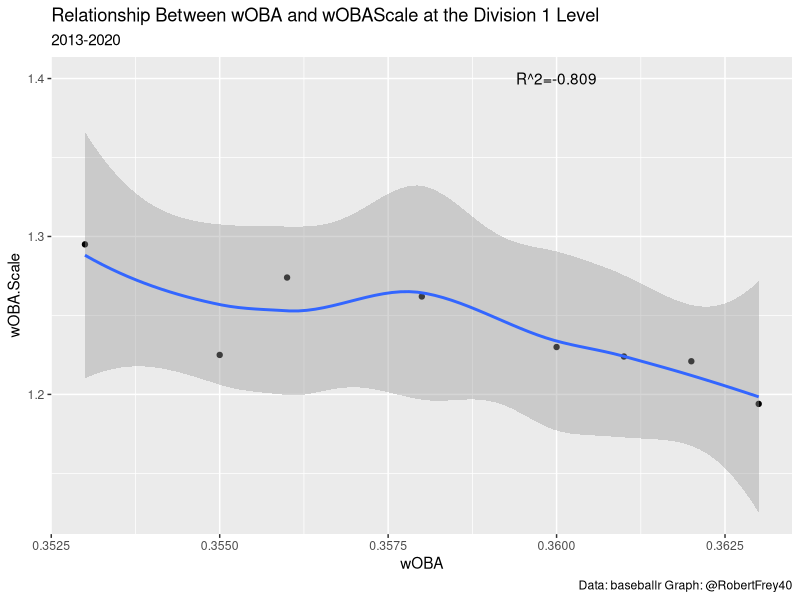
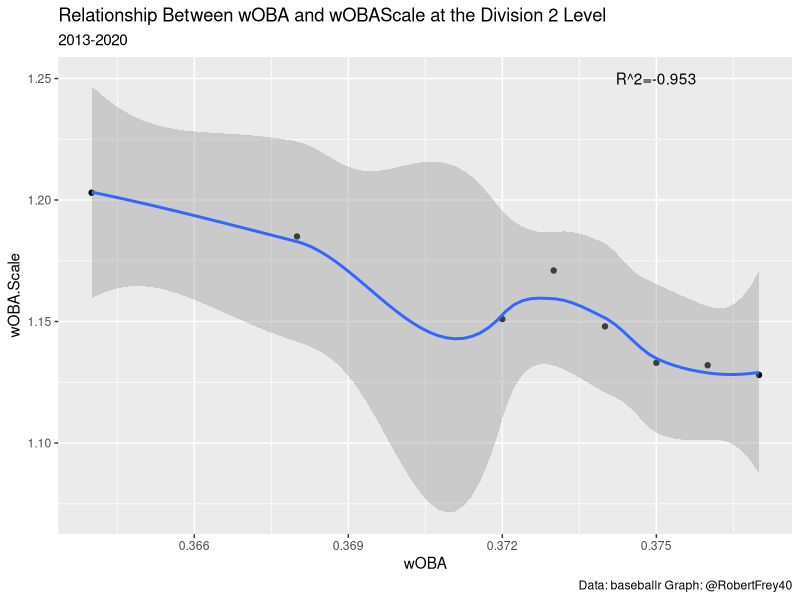
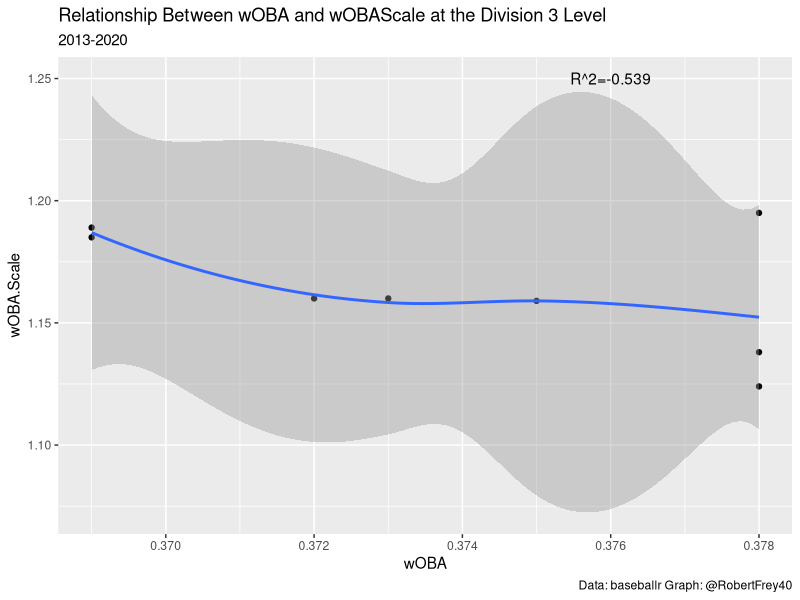
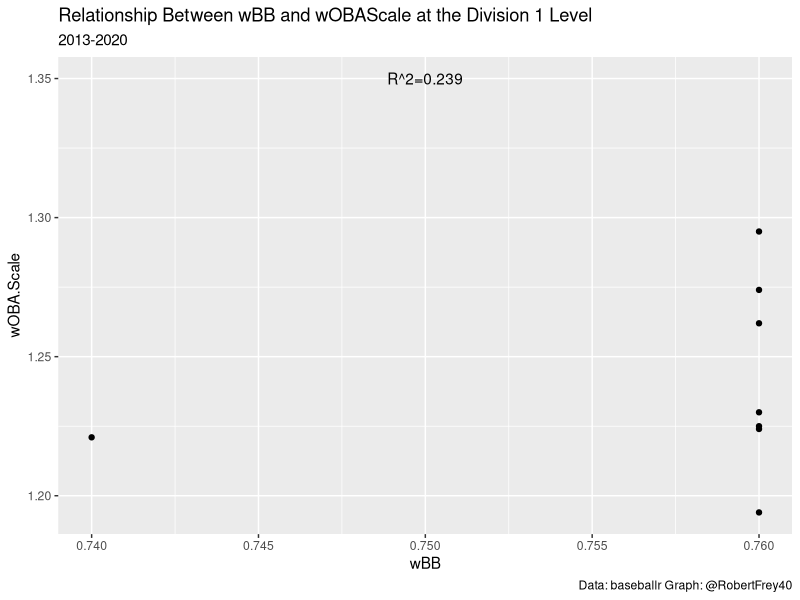
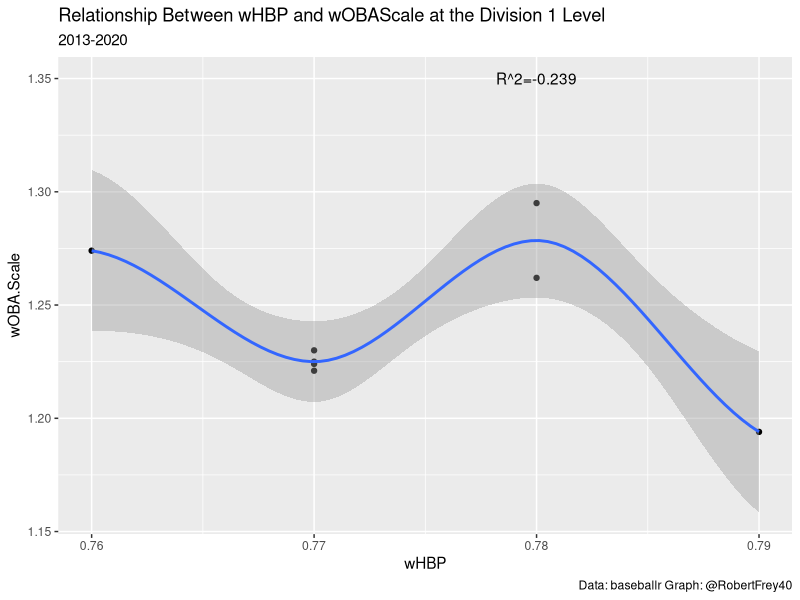
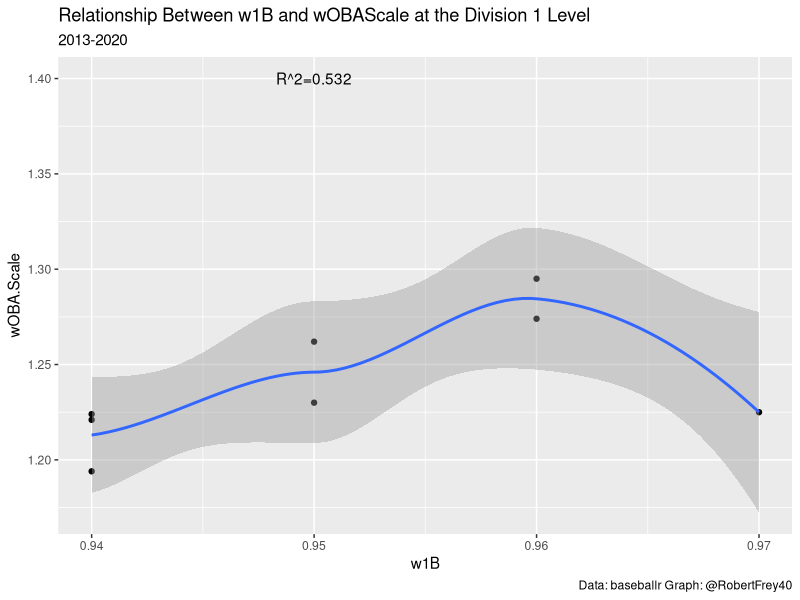
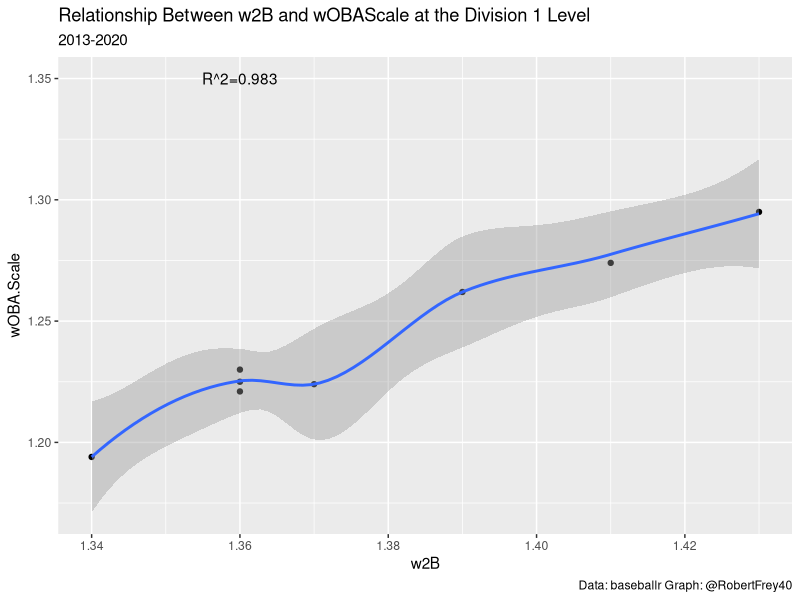
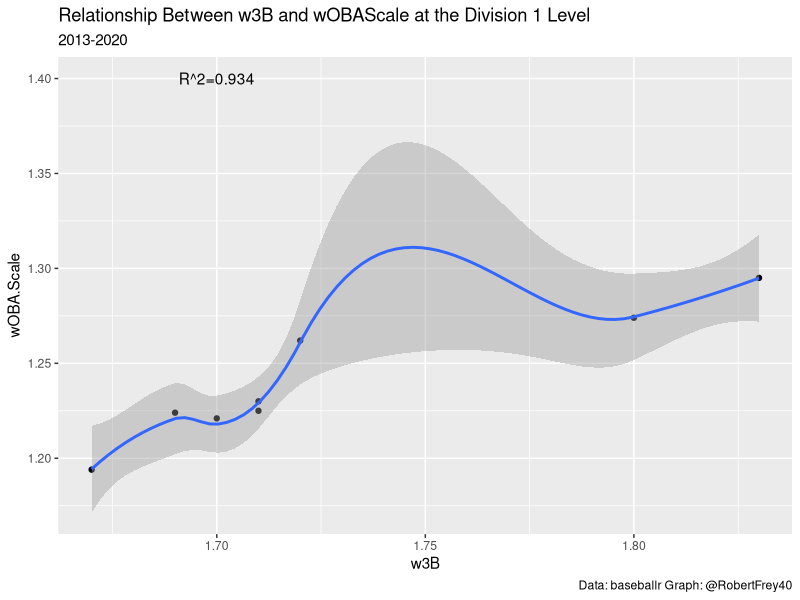

The R script that drew these images, in order:

library(tidyverse)
ncaa_guts = read.csv("ncaa_guts_csv.csv", stringsAsFactors = F)

D1 = ncaa_guts %>% filter(Division == 1)
  ggplot(D1,aes(x=wOBA,y=wOBA.Scale)) +
  geom_point() +
  stat_smooth() +
  ggtitle(paste0("Relationship Between wOBA and wOBAScale at the Division ",unique(D1$Division)," Level"),
          subtitle = "2013-2020") +
  labs(caption = "Data: baseballr Graph: @RobertFrey40") +
  annotate("text", x = .36, y = 1.4, 
           label = paste0("R^2=",round(cor(x=D1$wOBA,y=D1$wOBA.Scale),3)))
  
D2 = ncaa_guts %>% filter(Division == 2)
  ggplot(D2,aes(x=wOBA,y=wOBA.Scale)) +
    geom_point() +
    stat_smooth() +
    ggtitle(paste0("Relationship Between wOBA and wOBAScale at the Division ",unique(D2$Division)," Level"),
            subtitle = "2013-2020") +
    labs(caption = "Data: baseballr Graph: @RobertFrey40") +
    annotate("text", x = .375, y = 1.25, 
             label = paste0("R^2=",round(cor(x=D2$wOBA,y=D2$wOBA.Scale),3)))

D3 = ncaa_guts %>% filter(Division == 3)
  ggplot(D3,aes(x=wOBA,y=wOBA.Scale)) +
    geom_point() +
    stat_smooth() +
    ggtitle(paste0("Relationship Between wOBA and wOBAScale at the Division ",unique(D3$Division)," Level"),
            subtitle = "2013-2020") +
    labs(caption = "Data: baseballr Graph: @RobertFrey40") +
    annotate("text", x = .376, y = 1.25, 
             label = paste0("R^2=",round(cor(x=D3$wOBA,y=D3$wOBA.Scale),3)))
  
  
##### Division 1 Correlations ######
  ggplot(D1,aes(x=wBB,y=wOBA.Scale)) +
    geom_point() +
    stat_smooth() +
    ggtitle(paste0("Relationship Between wBB and wOBAScale at the Division ",unique(D1$Division)," Level"),
            subtitle = "2013-2020") +
    labs(caption = "Data: baseballr Graph: @RobertFrey40") +
    annotate("text", x = .75, y = 1.35, 
             label = paste0("R^2=",round(cor(x=D1$wBB,y=D1$wOBA.Scale),3)))
  
  ggplot(D1,aes(x=wHBP,y=wOBA.Scale)) +
    geom_point() +
    stat_smooth() +
    ggtitle(paste0("Relationship Between wHBP and wOBAScale at the Division ",unique(D1$Division)," Level"),
            subtitle = "2013-2020") +
    labs(caption = "Data: baseballr Graph: @RobertFrey40") +
    annotate("text", x = .78, y = 1.35, 
             label = paste0("R^2=",round(cor(x=D1$wHBP,y=D1$wOBA.Scale),3)))
  
  ggplot(D1,aes(x=w1B,y=wOBA.Scale)) +
    geom_point() +
    stat_smooth() +
    ggtitle(paste0("Relationship Between w1B and wOBAScale at the Division ",unique(D1$Division)," Level"),
            subtitle = "2013-2020") +
    labs(caption = "Data: baseballr Graph: @RobertFrey40") +
    annotate("text", x = .95, y = 1.4, 
             label = paste0("R^2=",round(cor(x=D1$w1B,y=D1$wOBA.Scale),3)))
  
  ggplot(D1,aes(x=w2B,y=wOBA.Scale)) +
    geom_point() +
    stat_smooth() +
    ggtitle(paste0("Relationship Between w2B and wOBAScale at the Division ",unique(D1$Division)," Level"),
            subtitle = "2013-2020") +
    labs(caption = "Data: baseballr Graph: @RobertFrey40") +
    annotate("text", x = 1.36, y = 1.35, 
             label = paste0("R^2=",round(cor(x=D1$w2B,y=D1$wOBA.Scale),3)))
  
  ggplot(D1,aes(x=w3B,y=wOBA.Scale)) +
    geom_point() +
    stat_smooth() +
    ggtitle(paste0("Relationship Between w3B and wOBAScale at the Division ",unique(D1$Division)," Level"),
            subtitle = "2013-2020") +
    labs(caption = "Data: baseballr Graph: @RobertFrey40") +
    annotate("text", x = 1.7, y = 1.4, 
             label = paste0("R^2=",round(cor(x=D1$w3B,y=D1$wOBA.Scale),3)))
  
  ggplot(D1,aes(x=wHR,y=wOBA.Scale)) +
    geom_point() +
    stat_smooth() +
    ggtitle(paste0("Relationship Between wHR and wOBAScale at the Division ",unique(D1$Division)," Level"),
            subtitle = "2013-2020") +
    labs(caption = "Data: baseballr Graph: @RobertFrey40") +
    annotate("text", x = 2.1, y = 1.4, 
             label = paste0("R^2=",round(cor(x=D1$wHR,y=D1$wOBA.Scale),3)))
  
  ggplot(D1,aes(x=runsPA,y=wOBA.Scale)) +
    geom_point() +
    stat_smooth() +
    ggtitle(paste0("Relationship Between Runs/PA and wOBAScale at the Division ",unique(D1$Division)," Level"),
            subtitle = "2013-2020") +
    labs(caption = "Data: baseballr Graph: @RobertFrey40") +
    annotate("text", x = .145, y = 1.35, 
             label = paste0("R^2=",round(cor(x=D1$runsPA,y=D1$wOBA.Scale),3)))

##### Division 2 Correlations ######
  

##### Division 3 Correlations ######